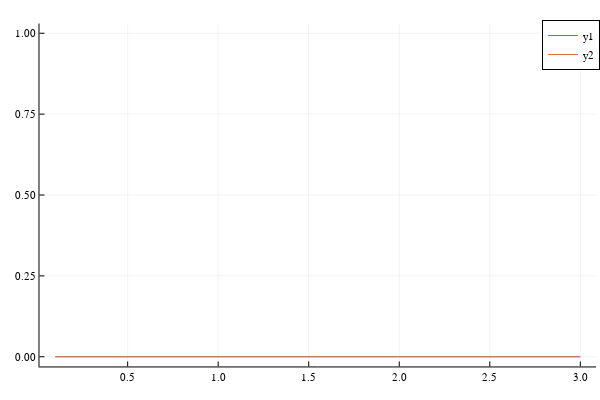

The code cell stored with this chart in its notebook:
### Code cell
plot(x, first.(sqs'))

### Figure 1 — Plotly figure (JSON) as saved in the notebook; plotly's stock layout.template omitted (floating-point values rounded to 4 significant figures)
{"data": [{"colorbar": {"title": {"text": ""}}, "legendgroup": "y1", "line": {"color": "rgba(0, 154, 250, 1.000)", "dash": "solid", "shape": "linear", "width": 1}, "mode": "lines", "name": "y1", "showlegend": true, "type": "scatter", "x": [0.1, 0.2, 0.3, 0.4, 0.5, 0.6, 0.7, 0.8, 0.9, 1, 1.1, 1.2, 1.3, 1.4, 1.5, 1.6, 1.7, 1.8, 1.9, 2, 2.1, 2.2, 2.3, 2.4, 2.5, 2.6, 2.7, 2.8, 2.9, 3], "xaxis": "x", "y": [0, 0, 0, 0, 0, 0, 0, 0, 0, 0, 0, 0, 0, 0, 0, 0, 0, 0, 0, 0, 0, 0, 0, 0, 0, 0, 0, 0, 0, 0], "yaxis": "y", "zmax": null, "zmin": null}, {"colorbar": {"title": {"text": ""}}, "legendgroup": "y2", "line": {"color": "rgba(227, 111, 71, 1.000)", "dash": "solid", "shape": "linear", "width": 1}, "mode": "lines", "name": "y2", "showlegend": true, "type": "scatter", "x": [0.1, 0.2, 0.3, 0.4, 0.5, 0.6, 0.7, 0.8, 0.9, 1, 1.1, 1.2, 1.3, 1.4, 1.5, 1.6, 1.7, 1.8, 1.9, 2, 2.1, 2.2, 2.3, 2.4, 2.5, 2.6, 2.7, 2.8, 2.9, 3], "xaxis": "x", "y": [0, 0, 0, 0, 0, 0, 0, 0, 0, 0, 0, 0, 0, 0, 0, 0, 0, 0, 0, 0, 0, 0, 0, 0, 0, 0, 0, 0, 0, 0], "yaxis": "y", "zmax": null, "zmin": null}], "layout": {"annotations": [], "height": 400, "legend": {"bgcolor": "rgba(255, 255, 255, 1.000)", "bordercolor": "rgba(0, 0, 0, 1)", "borderwidth": 1, "font": {"color": "rgba(0, 0, 0, 1)", "family": "sans-serif", "size": 11}, "title": {"font": {"color": "rgba(0, 0, 0, 1)", "family": "sans-serif", "size": 15}, "text": ""}, "tracegroupgap": 0, "traceorder": "normal", "x": 1, "xanchor": "auto", "y": 1, "yanchor": "auto"}, "margin": {"b": 20, "l": 0, "r": 0, "t": 20}, "paper_bgcolor": "rgba(255, 255, 255, 1.000)", "plot_bgcolor": "rgba(255, 255, 255, 1.000)", "showlegend": true, "width": 600, "xaxis": {"anchor": "y", "domain": [0.06582, 0.9934], "gridcolor": "rgba(0, 0, 0, 0.1)", "gridwidth": 0.5, "linecolor": "rgba(0, 0, 0, 1)", "mirror": false, "range": [0.013, 3.087], "showgrid": true, "showline": true, "showticklabels": true, "tickangle": 0, "tickcolor": "rgb(0, 0, 0)", "tickfont": {"color": "rgba(0, 0, 0, 1)", "family": "sans-serif", "size": 11}, "tickmode": "array", "ticks": "inside", "ticktext": ["0.5", "1.0", "1.5", "2.0", "2.5", "3.0"], "tickvals": [0.5, 1, 1.5, 2, 2.5, 3], "title": {"font": {"color": "rgba(0, 0, 0, 1)", "family": "sans-serif", "size": 15}, "text": ""}, "type": "linear", "visible": true, "zeroline": false, "zerolinecolor": "rgba(0, 0, 0, 1)"}, "yaxis": {"anchor": "x", "domain": [0.03762, 0.9902], "gridcolor": "rgba(0, 0, 0, 0.1)", "gridwidth": 0.5, "linecolor": "rgba(0, 0, 0, 1)", "mirror": false, "range": [-0.03, 1.03], "showgrid": true, "showline": true, "showticklabels": true, "tickangle": 0, "tickcolor": "rgb(0, 0, 0)", "tickfont": {"color": "rgba(0, 0, 0, 1)", "family": "sans-serif", "size": 11}, "tickmode": "array", "ticks": "inside", "ticktext": ["0.00", "0.25", "0.50", "0.75", "1.00"], "tickvals": [0, 0.25, 0.5, 0.75, 1], "title": {"font": {"color": "rgba(0, 0, 0, 1)", "family": "sans-serif", "size": 15}, "text": ""}, "type": "linear", "visible": true, "zeroline": false, "zerolinecolor": "rgba(0, 0, 0, 1)"}}}
